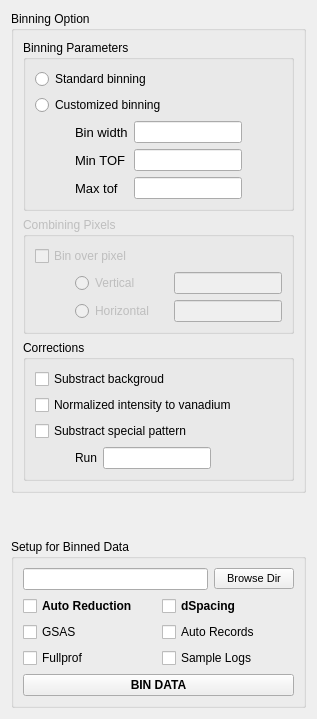
      <widget class="QWidget" name="tab_vbin">
       <attribute name="title">
        <string>Bin</string>
       </attribute>
       <layout class="QGridLayout" name="gridLayout_9">
        <item row="0" column="0">
         <widget class="QGroupBox" name="groupBox_10">
          <property name="title">
           <string>Binning Option</string>
          </property>
          <layout class="QGridLayout" name="gridLayout_19">
           <item row="1" column="0">
            <widget class="QGroupBox" name="groupBox_binOverPixels">
             <property name="enabled">
              <bool>false</bool>
             </property>
             <property name="title">
              <string>Combining Pixels</string>
             </property>
             <layout class="QGridLayout" name="gridLayout_8">
              <item row="0" column="1">
               <widget class="QCheckBox" name="checkBox_overPixel">
                <property name="toolTip">
                 <string>&lt;html&gt;&lt;head/&gt;&lt;body&gt;&lt;p&gt;bin over pixel: sum spectrum among certain pixels. &lt;/p&gt;&lt;/body&gt;&lt;/html&gt;</string>
                </property>
                <property name="text">
                 <string>Bin over pixel</string>
                </property>
               </widget>
              </item>
              <item row="1" column="1">
               <layout class="QGridLayout" name="gridLayout_23">
                <item row="1" column="2">
                 <widget class="QLineEdit" name="lineEdit_pixelSizeHorizontal">
                  <property name="sizePolicy">
                   <sizepolicy hsizetype="Preferred" vsizetype="Fixed">
                    <horstretch>0</horstretch>
                    <verstretch>0</verstretch>
                   </sizepolicy>
                  </property>
                  <property name="toolTip">
                   <string>&lt;html&gt;&lt;head/&gt;&lt;body&gt;&lt;p&gt;Number of pixels to sum in horizontal direction on detectors&lt;/p&gt;&lt;/body&gt;&lt;/html&gt;</string>
                  </property>
                 </widget>
                </item>
                <item row="0" column="1">
                 <widget class="QRadioButton" name="radioButton_binVerticalPixels">
                  <property name="text">
                   <string>Vertical</string>
                  </property>
                 </widget>
                </item>
                <item row="0" column="2">
                 <widget class="QLineEdit" name="lineEdit_pixelSizeVertical">
                  <property name="sizePolicy">
                   <sizepolicy hsizetype="Preferred" vsizetype="Fixed">
                    <horstretch>0</horstretch>
                    <verstretch>0</verstretch>
                   </sizepolicy>
                  </property>
                  <property name="toolTip">
                   <string>&lt;html&gt;&lt;head/&gt;&lt;body&gt;&lt;p&gt;Number of pixels to sum in vertical direction on detectors&lt;/p&gt;&lt;/body&gt;&lt;/html&gt;</string>
                  </property>
                  <property name="alignment">
                   <set>Qt::AlignRight|Qt::AlignTrailing|Qt::AlignVCenter</set>
                  </property>
                 </widget>
                </item>
                <item row="0" column="0">
                 <spacer name="horizontalSpacer">
                  <property name="orientation">
                   <enum>Qt::Horizontal</enum>
                  </property>
                  <property name="sizeType">
                   <enum>QSizePolicy::Fixed</enum>
                  </property>
                  <property name="sizeHint" stdset="0">
                   <size>
                    <width>40</width>
                    <height>20</height>
                   </size>
                  </property>
                 </spacer>
                </item>
                <item row="1" column="1">
                 <widget class="QRadioButton" name="radioButton_binHorizontalPixels">
                  <property name="text">
                   <string>Horizontal</string>
                  </property>
                 </widget>
                </item>
               </layout>
              </item>
             </layout>
            </widget>
           </item>
           <item row="2" column="0">
            <widget class="QGroupBox" name="groupBox_15">
             <property name="title">
              <string>Corrections</string>
             </property>
             <layout class="QGridLayout" name="gridLayout_21">
              <item row="0" column="0">
               <widget class="QCheckBox" name="checkBox_reduceSubtractBackground">
                <property name="text">
                 <string>Substract backgroud</string>
                </property>
               </widget>
              </item>
              <item row="1" column="0">
               <widget class="QCheckBox" name="checkBox_reduceNormalizedByVanadium">
                <property name="text">
                 <string>Normalized intensity to vanadium</string>
                </property>
               </widget>
              </item>
              <item row="2" column="0">
               <widget class="QCheckBox" name="checkBox_reduceSubstractSpecialPattern">
                <property name="text">
                 <string>Substract special pattern</string>
                </property>
               </widget>
              </item>
              <item row="3" column="0">
               <layout class="QHBoxLayout" name="horizontalLayout_8">
                <item>
                 <spacer name="horizontalSpacer_3">
                  <property name="orientation">
                   <enum>Qt::Horizontal</enum>
                  </property>
                  <property name="sizeType">
                   <enum>QSizePolicy::Minimum</enum>
                  </property>
                  <property name="sizeHint" stdset="0">
                   <size>
                    <width>40</width>
                    <height>20</height>
                   </size>
                  </property>
                 </spacer>
                </item>
                <item>
                 <widget class="QLabel" name="label_15">
                  <property name="text">
                   <string>Run</string>
                  </property>
                 </widget>
                </item>
                <item>
                 <widget class="QLineEdit" name="lineEdit_runSpecialPattern">
                  <property name="sizePolicy">
                   <sizepolicy hsizetype="Preferred" vsizetype="Fixed">
                    <horstretch>0</horstretch>
                    <verstretch>0</verstretch>
                   </sizepolicy>
                  </property>
                 </widget>
                </item>
                <item>
                 <spacer name="horizontalSpacer_2">
                  <property name="orientation">
                   <enum>Qt::Horizontal</enum>
                  </property>
                  <property name="sizeHint" stdset="0">
                   <size>
                    <width>40</width>
                    <height>20</height>
                   </size>
                  </property>
                 </spacer>
                </item>
               </layout>
              </item>
             </layout>
            </widget>
           </item>
           <item row="0" column="0">
            <widget class="QGroupBox" name="groupBox_9">
             <property name="title">
              <string>Binning Parameters</string>
             </property>
             <layout class="QVBoxLayout" name="verticalLayout_12">
              <item>
               <widget class="QRadioButton" name="radioButton_binStandard">
                <property name="toolTip">
                 <string>&lt;html&gt;&lt;head/&gt;&lt;body&gt;&lt;p&gt;bin size = fixed&lt;/p&gt;&lt;/body&gt;&lt;/html&gt;</string>
                </property>
                <property name="text">
                 <string>Standard binning</string>
                </property>
               </widget>
              </item>
              <item>
               <widget class="QRadioButton" name="radioButton_binCustomized">
                <property name="text">
                 <string>Customized binning</string>
                </property>
               </widget>
              </item>
              <item>
               <layout class="QGridLayout" name="gridLayout_22">
                <item row="2" column="1">
                 <widget class="QLabel" name="label_binMaxTOF">
                  <property name="font">
                   <font>
                    <pointsize>10</pointsize>
                   </font>
                  </property>
                  <property name="text">
                   <string>Max tof</string>
                  </property>
                 </widget>
                </item>
                <item row="0" column="1">
                 <widget class="QLabel" name="label_binWidth">
                  <property name="font">
                   <font>
                    <pointsize>10</pointsize>
                   </font>
                  </property>
                  <property name="text">
                   <string>Bin width</string>
                  </property>
                 </widget>
                </item>
                <item row="1" column="1">
                 <widget class="QLabel" name="label_binMinTOF">
                  <property name="font">
                   <font>
                    <pointsize>10</pointsize>
                   </font>
                  </property>
                  <property name="text">
                   <string>Min TOF</string>
                  </property>
                 </widget>
                </item>
                <item row="2" column="2">
                 <widget class="QLineEdit" name="lineEdit_binMaxTOF">
                  <property name="sizePolicy">
                   <sizepolicy hsizetype="Preferred" vsizetype="Fixed">
                    <horstretch>0</horstretch>
                    <verstretch>0</verstretch>
                   </sizepolicy>
                  </property>
                 </widget>
                </item>
                <item row="1" column="2">
                 <widget class="QLineEdit" name="lineEdit_binMinTOF">
                  <property name="sizePolicy">
                   <sizepolicy hsizetype="Preferred" vsizetype="Fixed">
                    <horstretch>0</horstretch>
                    <verstretch>0</verstretch>
                   </sizepolicy>
                  </property>
                 </widget>
                </item>
                <item row="0" column="2">
                 <widget class="QLineEdit" name="lineEdit_binWidth">
                  <property name="sizePolicy">
                   <sizepolicy hsizetype="Preferred" vsizetype="Fixed">
                    <horstretch>0</horstretch>
                    <verstretch>0</verstretch>
                   </sizepolicy>
                  </property>
                 </widget>
                </item>
                <item row="0" column="0">
                 <spacer name="horizontalSpacer_12">
                  <property name="orientation">
                   <enum>Qt::Horizontal</enum>
                  </property>
                  <property name="sizeType">
                   <enum>QSizePolicy::Preferred</enum>
                  </property>
                  <property name="sizeHint" stdset="0">
                   <size>
                    <width>40</width>
                    <height>20</height>
                   </size>
                  </property>
                 </spacer>
                </item>
                <item row="0" column="3">
                 <spacer name="horizontalSpacer_13">
                  <property name="orientation">
                   <enum>Qt::Horizontal</enum>
                  </property>
                  <property name="sizeType">
                   <enum>QSizePolicy::Preferred</enum>
                  </property>
                  <property name="sizeHint" stdset="0">
                   <size>
                    <width>40</width>
                    <height>20</height>
                   </size>
                  </property>
                 </spacer>
                </item>
               </layout>
              </item>
             </layout>
            </widget>
           </item>
          </layout>
         </widget>
        </item>
        <item row="1" column="0">
         <spacer name="verticalSpacer_3">
          <property name="orientation">
           <enum>Qt::Vertical</enum>
          </property>
          <property name="sizeHint" stdset="0">
           <size>
            <width>20</width>
            <height>40</height>
           </size>
          </property>
         </spacer>
        </item>
        <item row="2" column="0">
         <widget class="QGroupBox" name="groupBox_outputOptions">
          <property name="title">
           <string>Setup for Binned Data</string>
          </property>
          <layout class="QVBoxLayout" name="verticalLayout_8">
           <item>
            <layout class="QGridLayout" name="gridLayout_27">
             <item row="0" column="1">
              <widget class="QPushButton" name="pushButton_browseOutputDir">
               <property name="font">
                <font>
                 <pointsize>8</pointsize>
                </font>
               </property>
               <property name="text">
                <string>Browse Dir</string>
               </property>
              </widget>
             </item>
             <item row="0" column="0">
              <widget class="QLineEdit" name="lineEdit_outputDir"/>
             </item>
            </layout>
           </item>
           <item>
            <layout class="QGridLayout" name="gridLayout_2">
             <item row="1" column="1">
              <widget class="QCheckBox" name="checkBox_outputAutoRecords">
               <property name="font">
                <font>
                 <pointsize>9</pointsize>
                </font>
               </property>
               <property name="toolTip">
                <string>&lt;html&gt;&lt;head/&gt;&lt;body&gt;&lt;p&gt;Export records of sample logs to AutoRecord.txt under /SNS/VULCAN/IPTS-1234/shared/&lt;/p&gt;&lt;/body&gt;&lt;/html&gt;</string>
               </property>
               <property name="text">
                <string>Auto Records</string>
               </property>
              </widget>
             </item>
             <item row="1" column="0">
              <widget class="QCheckBox" name="checkBox_outGSAS">
               <property name="text">
                <string>GSAS</string>
               </property>
              </widget>
             </item>
             <item row="2" column="0">
              <widget class="QCheckBox" name="checkBox_outFullprof">
               <property name="text">
                <string>Fullprof</string>
               </property>
              </widget>
             </item>
             <item row="2" column="1">
              <widget class="QCheckBox" name="checkBox_outputSampleLogs">
               <property name="font">
                <font>
                 <pointsize>9</pointsize>
                </font>
               </property>
               <property name="toolTip">
                <string>&lt;html&gt;&lt;head/&gt;&lt;body&gt;&lt;p&gt;Export sample logs to csv files under /SNS/VULCAN/IPTS-1234/shared/&lt;/p&gt;&lt;p&gt;&lt;br/&gt;&lt;/p&gt;&lt;p&gt;The exported log files include:&lt;/p&gt;&lt;p&gt;1. MTSLog&lt;/p&gt;&lt;p&gt;2. GenericLog&lt;/p&gt;&lt;p&gt;3. ... &lt;/p&gt;&lt;/body&gt;&lt;/html&gt;</string>
               </property>
               <property name="text">
                <string>Sample Logs</string>
               </property>
              </widget>
             </item>
             <item row="0" column="0">
              <widget class="QCheckBox" name="checkBox_autoReduction">
               <property name="font">
                <font>
                 <weight>75</weight>
                 <bold>true</bold>
                </font>
               </property>
               <property name="text">
                <string>Auto Reduction</string>
               </property>
              </widget>
             </item>
             <item row="0" column="1">
              <widget class="QCheckBox" name="checkBox_outputDSpace">
               <property name="font">
                <font>
                 <pointsize>9</pointsize>
                 <weight>75</weight>
                 <italic>false</italic>
                 <bold>true</bold>
                </font>
               </property>
               <property name="toolTip">
                <string>Output reduced data in unit of dSpacing</string>
               </property>
               <property name="text">
                <string>dSpacing</string>
               </property>
              </widget>
             </item>
            </layout>
           </item>
           <item>
            <widget class="QPushButton" name="pushButton_binData">
             <property name="font">
              <font>
               <weight>75</weight>
               <bold>true</bold>
              </font>
             </property>
             <property name="text">
              <string>BIN DATA</string>
             </property>
            </widget>
           </item>
          </layout>
         </widget>
        </item>
       </layout>
      </widget>
